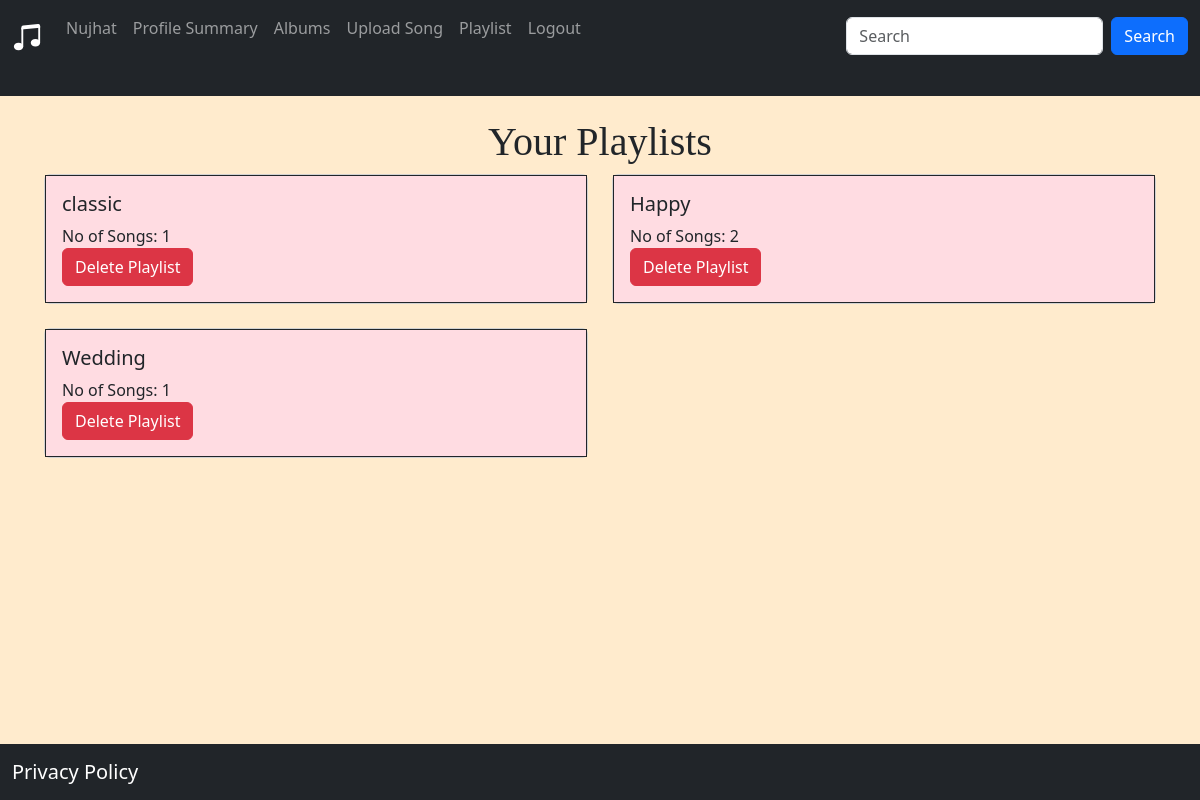
The app's page /select_playlist (signed in) with its own data.
### website/models.py (models this page shows)
class Playlist(db.Model):
    id = db.Column(db.Integer, primary_key=True)
    name = db.Column(db.String(150))
    created_at = db.Column(db.DateTime(), default=func.now())
    user_id = db.Column(db.Integer, db.ForeignKey('user.id'))
    songs = db.relationship('Song', secondary=playlist_song_association, back_populates='playlists')

### website/playlist.py (the view)
@playlist.route('/select_playlist')
def select_playlist():
    user_id = session.get('user')
    user_name = session.get('user_name')
    playlists = Playlist.query.filter_by(user_id=user_id).all()
    return render_template('select_playlist.html', playlists=playlists, user_name=user_name)

### website/templates/select_playlist.html (shortened to what this page needs)
{% extends "base.html" %}
{% block search %}
<form class="d-flex" method="GET" action="{{ url_for('playlist.search_playlist') }}" >
    <input class="form-control me-2"  name="query" type="text" placeholder="Search">
    <button class="btn btn-primary" type="submit">Search</button>
</form>
{% endblock %}
{% block content %}
<div class="container">
    <center><h1 style="font-family: cursive;"> Your Playlists </h1></center>
    <div class="row row-cols-1 row-cols-md-2 g-4">
        {% for playlist in playlists %}
        <div class="col">
            <div class="card">
                <a href="{{ url_for('playlist.user_selected_playlist', playlist_name=playlist.name) }}" style="text-decoration: none; color: inherit;">
                <div class="card-body" style="background-color: rgb(255, 220, 226); border: 1px solid;">
                    <h5 class="card-title">{{ playlist.name }}</h5>
                    <p class="card-text">No of Songs: {{ playlist.songs|length }}</p>
                </a>
                    <a href="{{ url_for('playlist.delete_playlist', playlist_name=playlist.name) }}"
                        class="btn btn-danger">Delete Playlist</a>
                </div>
            </div>
        </div>
        {% endfor %}
    </div>
{% endblock %}

### records on screen
Playlist: name "classic", songs|length "1"
Playlist: name "Happy", songs|length "2"
Playlist: name "Wedding", songs|length "1"

### other values on screen
{{ user_name }} "Nujhat"
